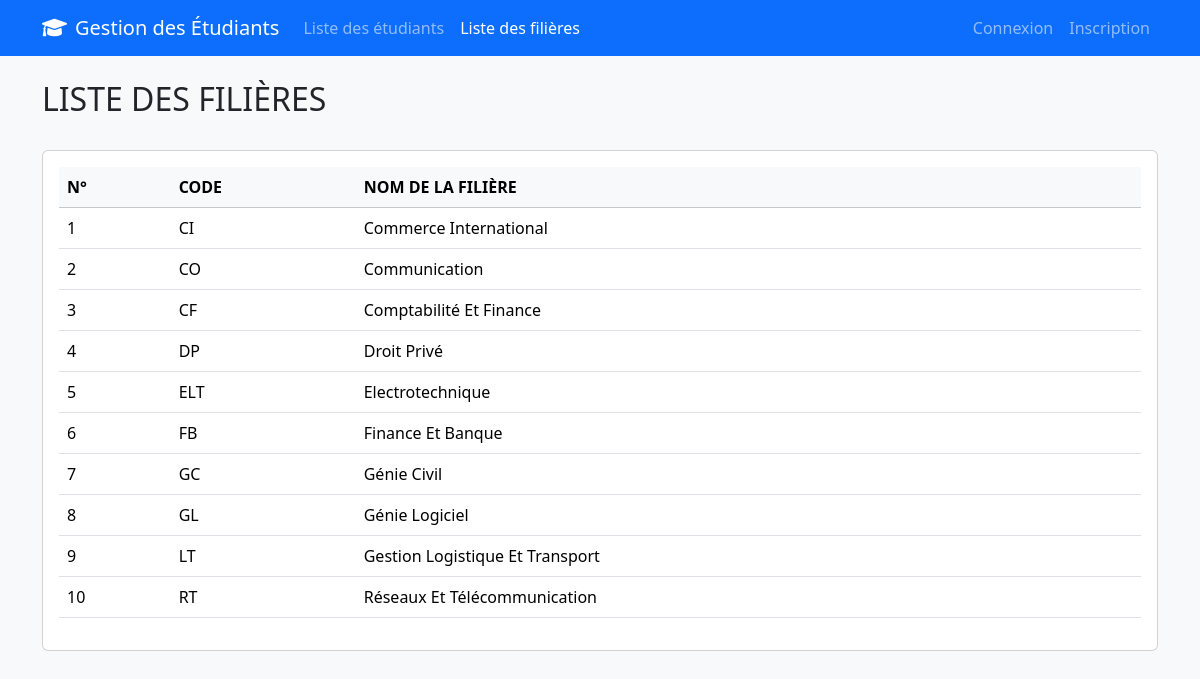
The app's page /streams_list.php with its own data.
### tables this page shows
CREATE TABLE streams (
  stream_code VARCHAR(20) PRIMARY KEY,
  stream_name VARCHAR(100) NOT NULL UNIQUE
);

### streams_list.php (the view, shortened to what this page needs)
<?php
require_once 'pages/config/db.php';
$query = "SELECT * FROM streams ORDER BY stream_name";
$stmt = $pdo->query($query);
$streams = $stmt->fetchAll();
include 'includes/header.php';
?>
<div class="container py-4">
    <div class="d-flex justify-content-between align-items-center mb-4">
        <h2>LISTE DES FILIÈRES</h2>
    </div>
    <div class="card">
        <div class="card-body">
            <div class="table-responsive">
                <table class="table table-hover">
                    <thead class="table-light">
                        <tr>
                            <th scope="col">N°</th>
                            <th scope="col">CODE</th>
                            <th scope="col">NOM DE LA FILIÈRE</th>
                        </tr>
                    </thead>
                    <tbody>
                        <?php
                        $counter = 1;
                        foreach ($streams as $stream):
                        ?>
                        <tr>
                            <td><?php echo $counter++; ?></td>
                            <td class="text-uppercase"><?php echo htmlspecialchars($stream['stream_code']); ?></td>
                            <td style="text-transform: capitalize;"><?php echo strtolower(htmlspecialchars($stream['stream_name'])); ?></td>
                        </tr>
                        <?php endforeach; ?>
                    </tbody>
                </table>
            </div>
        </div>
    </div>
</div>
<?php include 'includes/footer.php'; ?>

### includes/header.php (shortened to what this page needs)
<!DOCTYPE html>
<html lang="fr">
<head>
    <link href="https://cdn.jsdelivr.net/npm/bootstrap@5.3.2/dist/css/bootstrap.min.css" rel="stylesheet">
    <link href="https://cdnjs.cloudflare.com/ajax/libs/font-awesome/6.0.0/css/all.min.css" rel="stylesheet">
    <link href="assets/css/style.css" rel="stylesheet">
</head>
<body>
<?php include 'includes/navbar.php'; ?>

### includes/navbar.php (shortened to what this page needs)
<?php
$current_page = basename($_SERVER['PHP_SELF']);
?>
<nav class="navbar navbar-expand-lg navbar-dark bg-primary sticky-top">
    <div class="container">
        <a class="navbar-brand d-flex align-items-center" href="<?php echo (isset($_SESSION['profile']) && $_SESSION['profile'] === 'admin') ? 'dashboard.php' : 'students_list.php'; ?>">
            <i class="fas fa-graduation-cap me-2"></i>
            <span class="d-none d-sm-inline">Gestion des Étudiants</span>
        </a>
        <div class="collapse navbar-collapse" id="navbarNav">
            <ul class="navbar-nav me-auto">
                <li class="nav-item">
                    <a class="nav-link <?php echo $current_page == 'students_list.php' ? 'active' : ''; ?>"
                       href="students_list.php">
                       Liste des étudiants
                    </a>
                </li>
                <li class="nav-item">
                    <a class="nav-link <?php echo $current_page == 'streams_list.php' ? 'active' : ''; ?>"
                       href="streams_list.php">
                       Liste des filières
                    </a>
                </li>
            </ul>
            <ul class="navbar-nav ms-auto">
                <?php if (isset($_SESSION['user_id'])): ?>
                <li class="nav-item dropdown">
                    <a class="nav-link dropdown-toggle" href="#" id="userDropdown" role="button"
                       data-bs-toggle="dropdown" aria-expanded="false">
                        <i class="fas fa-user-circle me-1"></i>
                        <span class="d-none d-lg-inline"><?php echo isset($_SESSION['username']) ? $_SESSION['username'] : 'Mon compte'; ?></span>
                    </a>
                    <ul class="dropdown-menu dropdown-menu-end shadow" aria-labelledby="userDropdown">
                        <li>
                            <a class="dropdown-item" href="profile.php">
                                <i class="fas fa-user-circle me-2"></i>Mon profil
                            </a>
                        </li>
                        <li><hr class="dropdown-divider"></li>
                        <li>
                            <a class="dropdown-item" href="logout.php">
                                <i class="fas fa-sign-out-alt me-2"></i>Déconnexion
                            </a>
                        </li>
                    </ul>
                </li>
                <?php else: ?>
                <li class="nav-item">
                    <a class="nav-link <?php echo $current_page == 'login.php' ? 'active' : ''; ?>"
                       href="login.php">
                       Connexion
                    </a>
                </li>
                <li class="nav-item">
                    <a class="nav-link <?php echo $current_page == 'register.php' ? 'active' : ''; ?>"
                       href="register.php">
                       Inscription
                    </a>
                </li>
                <?php endif; ?>
            </ul>
        </div>
    </div>
</nav>

### includes/footer.php (shortened to what this page needs)
</body>
</html>

### assets/css/style.css (style rules this page uses)
body { background-color: #f8f9fa; }

### records on screen
streams: stream_code "CI", stream_name "Commerce International"
streams: stream_code "CO", stream_name "Communication"
streams: stream_code "CF", stream_name "Comptabilité Et Finance"
streams: stream_code "DP", stream_name "Droit Privé"
streams: stream_code "ELT", stream_name "Electrotechnique"
streams: stream_code "FB", stream_name "Finance Et Banque"
streams: stream_code "GC", stream_name "Génie Civil"
streams: stream_code "GL", stream_name "Génie Logiciel"
streams: stream_code "LT", stream_name "Gestion Logistique Et Transport"
streams: stream_code "RT", stream_name "Réseaux Et Télécommunication"
